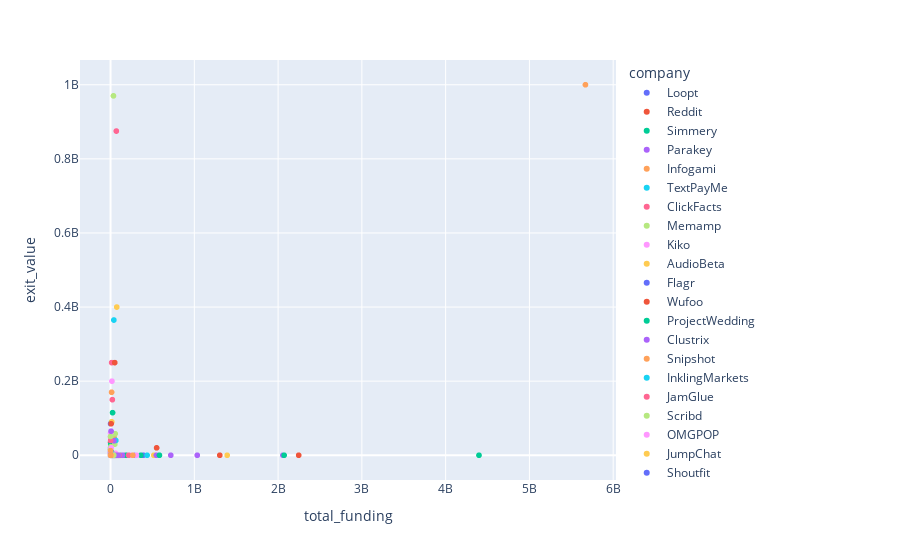

Write notebook code for a chart like this one.
### Code cell
px.scatter(yc, 'total_funding', 'exit_value', color='company')
